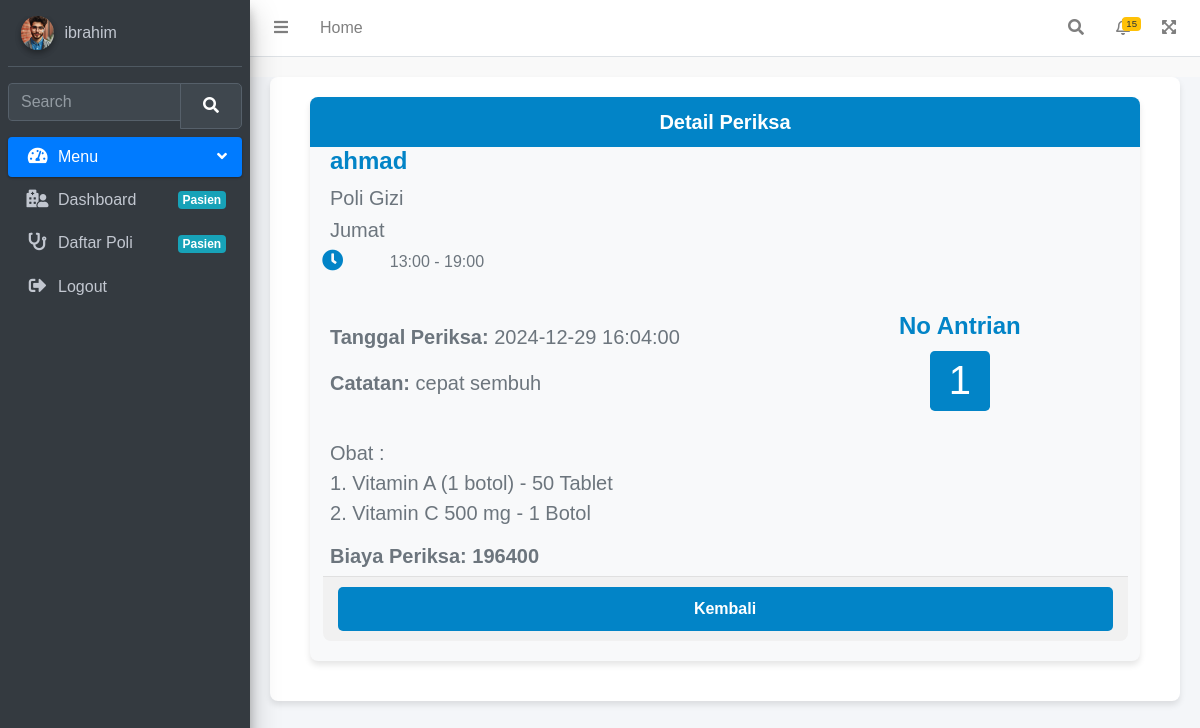
The app's page /detailDaftarPoli.php?id=1 (signed in) with its own data.
### tables this page shows
CREATE TABLE `daftar_poli` (
  `id` int(10) UNSIGNED NOT NULL,
  `id_pasien` int(11) UNSIGNED NOT NULL,
  `id_jadwal` int(11) UNSIGNED NOT NULL,
  `keluhan` text NOT NULL,
  `no_antrian` int(10) UNSIGNED NOT NULL,
  `status_periksa` enum('0','1') NOT NULL
);

CREATE TABLE `dokter` (
  `id` int(11) NOT NULL,
  `nama` varchar(255) NOT NULL,
  `password` varchar(50) NOT NULL,
  `alamat` varchar(255) NOT NULL,
  `no_hp` varchar(50) NOT NULL,
  `id_poli` int(11) NOT NULL
);

CREATE TABLE `poli` (
  `id` int(11) NOT NULL,
  `nama_poli` varchar(25) NOT NULL,
  `keterangan` text NOT NULL
);

CREATE TABLE `jadwal_periksa` (
  `id` int(10) UNSIGNED NOT NULL,
  `id_dokter` int(11) NOT NULL,
  `hari` enum('Senin','Selasa','Rabu','Kamis','Jumat','Sabtu') NOT NULL,
  `jam_mulai` time NOT NULL,
  `jam_selesai` time NOT NULL,
  `aktif` char(1) NOT NULL DEFAULT 'N'
);

CREATE TABLE `periksa` (
  `id` int(11) NOT NULL,
  `id_daftar_poli` int(11) UNSIGNED NOT NULL,
  `tgl_periksa` datetime NOT NULL,
  `catatan` text NOT NULL,
  `biaya_periksa` int(11) NOT NULL
);

### pages/detailDaftarPoli/index.php (the view)
<?php
    require 'config/koneksi.php';
    $id = $_GET['id'];
    $ambilDetail = mysqli_query($mysqli, "SELECT
            dp.id as idDetailPeriksa,
            daftar_poli.id as idDaftarPoli,
            poli.nama_poli,
            dokter.nama,
            jadwal_periksa.hari,
            DATE_FORMAT(jadwal_periksa.jam_mulai, '%H:%i') as jamMulai,
            DATE_FORMAT(jadwal_periksa.jam_selesai, '%H:%i') as jamSelesai,
            daftar_poli.no_antrian,
            p.id as idPeriksa,
            p.tgl_periksa,
            p.catatan,
            p.biaya_periksa,
            GROUP_CONCAT(o.id) as idObat,
            GROUP_CONCAT(o.nama_obat) as namaObat,
            GROUP_CONCAT(o.qty) as qtyObat,
            GROUP_CONCAT(o.kemasan) as kemasanObat
            FROM daftar_poli
            INNER JOIN jadwal_periksa ON daftar_poli.id_jadwal = jadwal_periksa.id
            INNER JOIN dokter ON jadwal_periksa.id_dokter = dokter.id
            INNER JOIN poli ON dokter.id_poli = poli.id
            LEFT JOIN periksa p ON daftar_poli.id = p.id_daftar_poli
            LEFT JOIN detail_periksa dp ON p.id = dp.id_periksa
            LEFT JOIN obat o ON dp.id_obat = o.id
            WHERE daftar_poli.id = '$id'
            GROUP BY p.id");
    $data = mysqli_fetch_assoc($ambilDetail);
?>
<div class="card card-solid">
    <div class="card-body pt-0">
        <div class="row">
        <div class="col-12 d-flex align-items-stretch flex-column">
                <div class="card bg-light d-flex flex-fill">
                    <div class="card-header text-white border-bottom-0">
                        Detail Periksa
                    </div>
                    <div class="card-body pt-0">
                        <div class="row">
                            <div class="col-7">
                                <h2 class="lead"><b><?php echo $data['nama'] ?></b></h2>
                                <h6 class="text-muted text-lg"><?php echo $data['nama_poli'] ?></h6>
                                <h6 class="text-muted text-lg"><?php echo $data['hari'] ?></h6>
                                <ul class="ml-4 mb-0 fa-ul text-muted">
                                    <li class="large"><span class="fa-li"><i class="fas fa-lg fa-clock"></i></span>
                                        <?php echo $data['jamMulai'] ?> - <?php echo $data['jamSelesai'] ?></li>
                                </ul>
                                <br><br>
                                <p class="text-muted text-lg"><strong>Tanggal Periksa:</strong> <?php echo $data['tgl_periksa'] ?></p>
                                <p class="text-muted text-lg"><strong>Catatan:</strong> <?php echo $data['catatan'] ?></p>
                                <br>
                                <p class="text-muted text-lg"> Obat : <br>
                                    <?php
                                    $namaObatArray = explode(',', $data['namaObat']);
                                    $qtyArray = explode(',', $data['qtyObat']);
                                    $kemasanArray = explode(',', $data['kemasanObat']);
                                    foreach ($namaObatArray as $index => $namaObat) {
                                        echo ($index + 1) . ". " . $namaObat . " - " . $qtyArray[$index] . " " . $kemasanArray[$index] . "<br>";
                                    }
                                    ?>
                                </p>
                        <h5 class="text-muted text-lg"><strong>Biaya Periksa: <?php echo $data['biaya_periksa'] ?></strong></h5>
                    </div>
                    <div class="col-5 flex justify-center items-center flex-col">
                        <h2 class="lead"><b>No Antrian</b></h2>
                        <div class="rounded-lg flex justify-center items-center"
                            style="height: 60px; width: 60px; background-color: #0284c7; color: white; padding-top: 6px;">
                            <h1><?php echo $data['no_antrian'] ?></h1>
                        </div>
                    </div>
                    <div class="card-footer">
                        <div class="text-left">
                            <a href="daftarPoli.php" class="btn btn-md">
                                Kembali
                            </a>
                        </div>
                    </div>
                </div>
            </div>
        </div>
    </div>
</div>

### detailDaftarPoli.php (style rules this page uses)
body { font-family: 'Arial', sans-serif; background-color: #f9f9f9; color: #333; margin: 0; padding: 0; }
.card { border-radius: 8px; box-shadow: 0 4px 6px rgba(0, 0, 0, 0.1); background-color: #fff; margin: 20px; }
.card-header { font-size: 1.25rem; font-weight: bold; background-color: #0284c7; padding: 10px 15px; border-radius: 8px 8px 0 0; text-align: center; }
.card-body { padding: 20px; }
h2.lead { font-size: 1.5rem; font-weight: bold; margin-bottom: 10px; color: #0284c7; }
.text-muted { color: #6c757d !important; }
.text-lg { font-size: 1rem; }
.fa-ul { list-style: none; padding-left: 0; }
.fa-ul .fa-li { position: relative; left: -2em; margin-right: 10px; color: #0284c7; }
ul { margin: 0; padding-left: 20px; }
.btn { border: none; border-radius: 5px; padding: 10px 20px; font-size: 1rem; transition: background-color 0.3s ease; }
.col-5 { display: flex; justify-content: center; align-items: center; flex-direction: column; }
.rounded-lg { height: 60px; width: 60px; background-color: #0284c7; color: white; display: flex; justify-content: center; align-items: center; border-radius: 50%; font-size: 1.5rem; font-weight: bold; }
.card-footer { width: 100%; background-color: #f1f1f1; border-top: 1px solid #e0e0e0; padding: 10px 15px; border-radius: 0 0 8px 8px; text-align: left; }
.card-footer a { width: 100%; background-color: #0284c7; text-decoration: none; color: white; font-weight: bold; }

### records on screen
daftar_poli: dokter.nama "ahmad", poli.nama_poli "Poli Gizi", id_jadwal.hari "Jumat", periksa.tgl_periksa "2024-12-29 16:04:00", periksa.catatan "cepat sembuh", periksa.biaya_periksa "196400", no_antrian "1"

### other values on screen
$username "ibrahim"
$data['jamMulai'] "13:00"
$data['jamSelesai'] "19:00"
$namaObat "Vitamin A (1 botol)"
$qtyArray[$index] "50"
$kemasanArray[$index] "Tablet"
$namaObat "Vitamin C 500 mg"
$qtyArray[$index] "1"
$kemasanArray[$index] "Botol"
